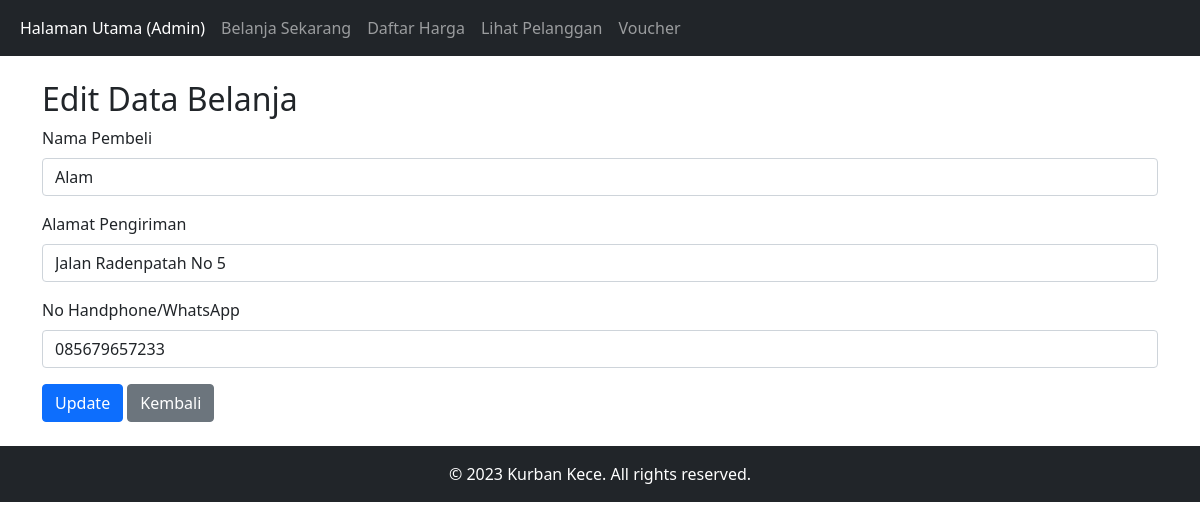
Page /edit.php?id=2 on the committed database.
### tables this page shows
CREATE TABLE `belanja` (
  `id` int(11) NOT NULL,
  `nama_pembeli` varchar(50) NOT NULL,
  `alamat_pengiriman` varchar(100) NOT NULL,
  `no_hp` varchar(15) NOT NULL,
  `jenis_hewan` enum('sapi','kambing','unta') NOT NULL,
  `diskon` enum('sapi5','kambing5','unta5','sapi7','kambing7','unta7') NOT NULL,
  `harga_setelah_diskon` decimal(10,2) NOT NULL,
  `tanggal_pembelian` timestamp NOT NULL DEFAULT current_timestamp(),
  `total_harga` int(11) DEFAULT NULL
);

### edit.php (the view, shortened to what this page needs)
<?php include 'template/header.php';
include 'aksi/koneksi.php';
if (isset($_GET['id'])) {
    $id = $_GET['id'];
    $query = "SELECT * FROM belanja WHERE id = $id";
    $result = mysqli_query($conn, $query);
    $row = mysqli_fetch_assoc($result);
} else {
    echo "ID tidak ditemukan";
    exit;
}
?>
<br>
<div class="container">
    <h2>Edit Data Belanja</h2>
    <form action="" method="post">
        <div class="mb-3">
            <label for="namaPembeli" class="form-label">Nama Pembeli</label>
            <input type="text" class="form-control" name="namaPembeli" id="namaPembeli" value="<?php echo $row['nama_pembeli']; ?>">
        </div>
        <div class="mb-3">
            <label for="alamatPengirim" class="form-label">Alamat Pengiriman</label>
            <input type="text" class="form-control" name="alamatPengirim" id="alamatPengirim" value="<?php echo $row['alamat_pengiriman']; ?>">
        </div>
        <div class="mb-3">
            <label for="noHp" class="form-label">No Handphone/WhatsApp</label>
            <input type="text" class="form-control" name="noHp" id="noHp" value="<?php echo $row['no_hp']; ?>">
        </div>
        <button type="submit" class="btn btn-primary">Update</button>
        <a href="view.php" class="btn btn-secondary">Kembali</a>
    </form>
</div>
<br>
<?php include "template/footer.php"; ?>

### rows in the picture
belanja: namaPembeli "Alam", alamatPengirim "Jalan Radenpatah No 5", noHp "085679657233"
